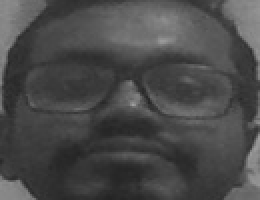
#> input picture dataset/champ/10.jpg, 130 x 100 px, given in place of the camera (shown 2 times larger)
$ jupyter execute 'face detection dataset.ipynb'   (shell and % lines are left out)   (text cells are left out)
#> lines starting #> are read from the running program, lines starting #| are printed output that depends on the picture; after the words box and inside, x2 and y2 are one past the last pixel; in counts of white or black regions, pixels touching at a corner belong together
[cell 1]
import cv2
import os # for creating a directory

# Make a folder named dataset and a subfolder named champ. In which all the data are saved

dataset = "dataset" #dataset name

name = "champ"  # sub-dataset name

# creating folder and save name with this name

path = os.path.join(dataset, name) # forms like (dataset/champ)--> folder directory

# Checking the availability of path. If not then create one.

if not os.path.isdir(path):
    os.mkdir(path)

# Initializing width and height for better image
(width, height) = (130, 100)


alg = "haarcascade_frontalface_default.xml"
haar_cascade = cv2.CascadeClassifier(alg) # Load the algorithm

cam = cv2.VideoCapture(0) # Initializing the camera

count = 1

#creating dataset with 30 image
while count < 31:
    _,img = cam.read() # reading frame from the camera
#> img is the input picture: shape (100, 130, 3); min 35, max 159, mean 73.8
    grayImg = cv2.cvtColor(img, cv2.COLOR_BGR2GRAY) # Converting gray scale image

    face = haar_cascade.detectMultiScale(grayImg, 1.3, 4) # gives the parameter of the face->src, scalefactor,minNeighbors
#> face = [[21, 6, 86, 86]]

    # Counting and utilizing the face parameter to crop only the face image...

    for(x,y,w,h) in face:
        cv2.rectangle(img, (x,y), (x+w, y+h), (0, 255, 0), 2) # Draw rectangle with the face-> src, coordinate, color, thickness

        #To crop the face only

        faceOnly = grayImg[y:y+h, x:x+w]

        resizeImg = cv2.resize(faceOnly, (width, height)) # Resizing the image

        cv2.imwrite("%s/%s.jpg" %(path, count), resizeImg) # saving the image like 1.jpg, 2.jpg
        count+=1
#> this loop made 1 pass
#> (x, y, w, h, count) on pass 1: (21, 6, 86, 86, 2)
#> pass 1, `faceOnly = grayImg[y:y+h, x:x+w]`:
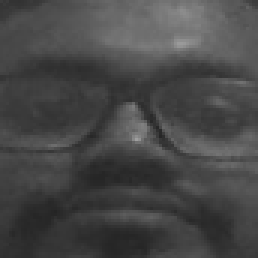
#> faceOnly: shape (86, 86) (shown 3 times larger); min 36, max 159, mean 71.2
#> pass 1, `resizeImg = cv2.resize(faceOnly, (width, height))`:
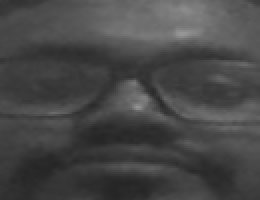
#> resizeImg: shape (100, 130) (shown 2 times larger); min 37, max 150, mean 71
#> after the loop:
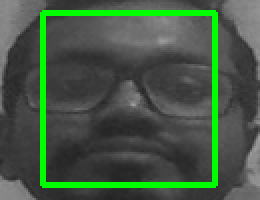
#> img: shape (100, 130, 3) (shown 2 times larger); 7.91% of pixels changed, all inside (x1, y1, x2, y2) = (20, 5, 109, 94)
#> after the loop, count = 2

    cv2.imshow("FaceDetection", img) #Display the face rectangle

    key = cv2.waitKey(1) & 0xFF # For closing the window
#> (key q is pressed here)
    if key == ord("q"):
        break

cam.release()
cv2.destroyAllWindows()

$ run again, on dataset/champ/12.jpg
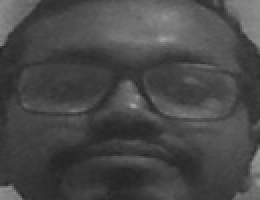
#> input picture dataset/champ/12.jpg, 130 x 100 px, given in place of the camera (shown 2 times larger)
#> img is the input picture: shape (100, 130, 3); min 36, max 161, mean 72.2
#> face = [[21, 7, 86, 86]]
#> the loop `for(x,y,w,h) in face:` made 1 pass
#> (x, y, w, h, count) on pass 1: (21, 7, 86, 86, 2)
#> pass 1, `resizeImg = cv2.resize(faceOnly, (width, height))`:
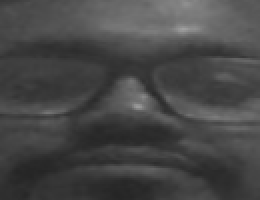
#> resizeImg: shape (100, 130) (shown 2 times larger); min 37, max 160, mean 70.8
#> after the loop `for(x,y,w,h) in face:`:
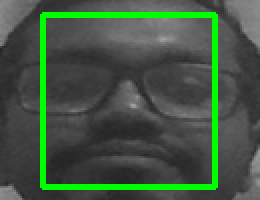
#> img: shape (100, 130, 3) (shown 2 times larger); 7.91% of pixels changed, all inside (x1, y1, x2, y2) = (20, 6, 109, 95)
#> after the loop `for(x,y,w,h) in face:`: count = 2
